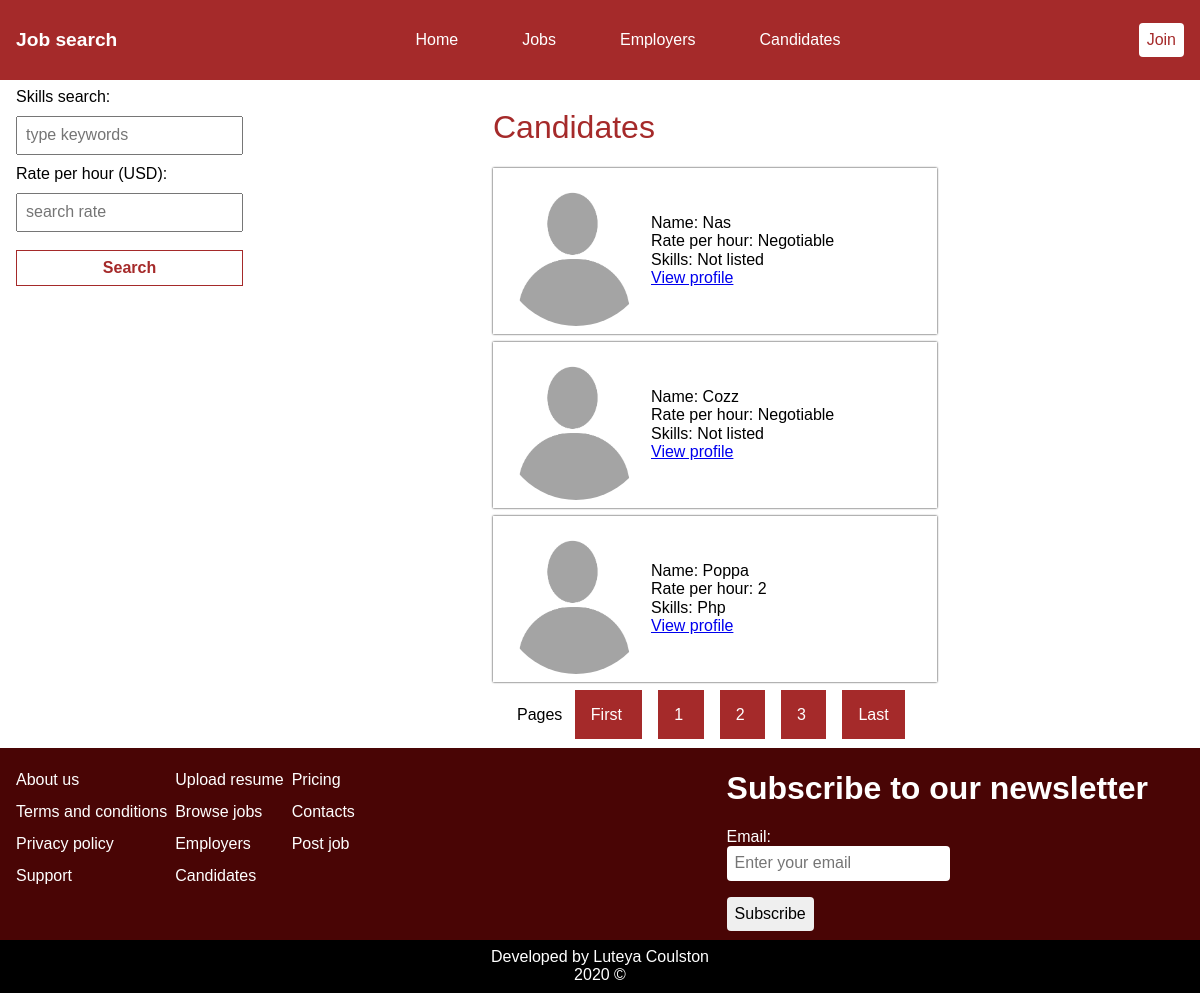
Before: /candidates.php?page=3 with the older database file.
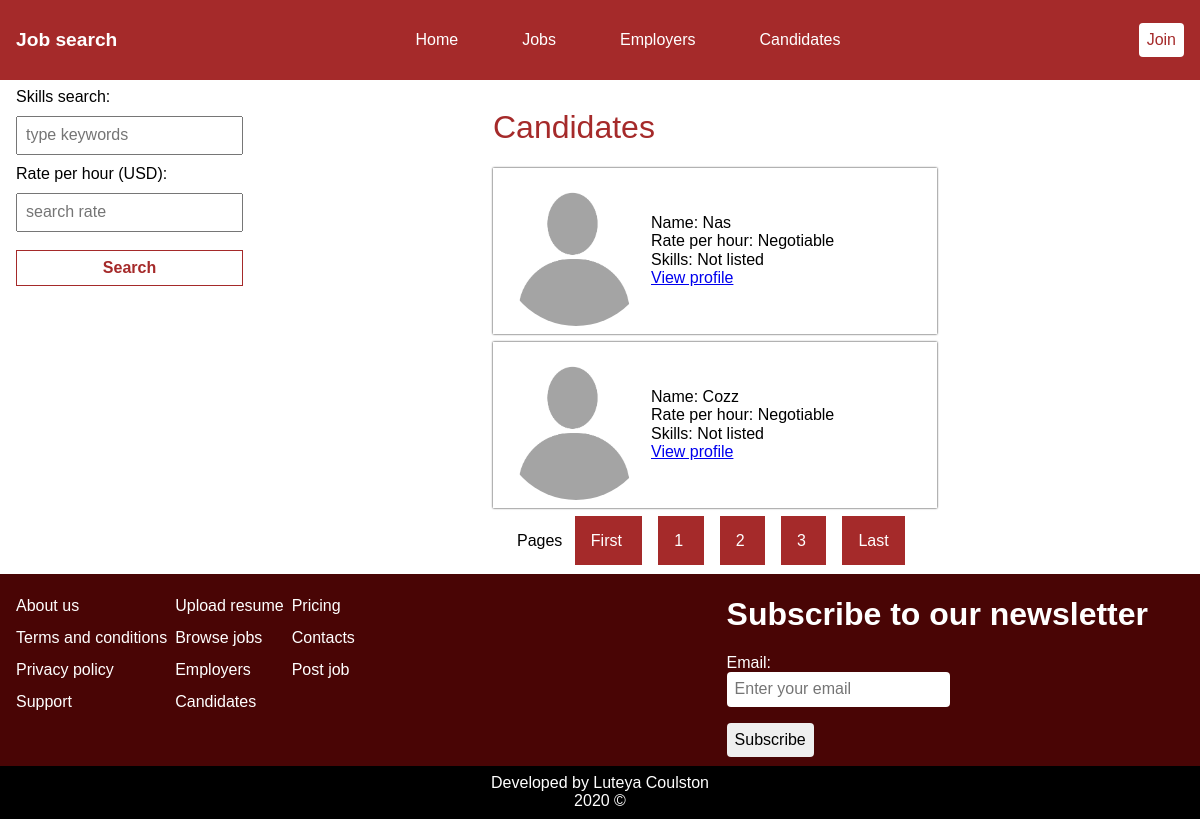
After: the same page with the newer database file.
### tables this page shows
CREATE TABLE `users` (
  `id` int(11) NOT NULL,
  `first_name` varchar(50) NOT NULL,
  `email` varchar(100) NOT NULL,
  `gender` tinytext NOT NULL,
  `username` varchar(100) NOT NULL,
  `about` text DEFAULT NULL,
  `position` tinytext NOT NULL,
  `rate` int(11) DEFAULT NULL,
  `skills` char(150) NOT NULL,
  `password` text NOT NULL,
  `profile_pic` text DEFAULT NULL,
  `date_created` timestamp NOT NULL DEFAULT current_timestamp()
);

### Classes/Database_Functions.php (called while the page is built, shortened)
<?php
class Database_Table
{
    private $table;
    public function __construct(\PDO $pdo, $table)
    {
        $this->pdo = $pdo;
        $this->table = $table;
    }
    private function query($sql, $parameters = [])
    {
        $query = $this->pdo->prepare($sql);
        $query->execute($parameters);
        return $query;
    }
    public function findAll($key = null, $value = null)
    {
        $parameters = [];
        $query = 'SELECT * FROM `' . $this->table . '` ';
        if ($key != null && $value != null) {
            $query .= 'WHERE `' . $key . '` = :key';
            $parameters = ['key' => $value];
        }
        $result = $this->query($query, $parameters);
        return $result->fetchAll();
    }
    public function limit_query(int $start, int $end, string $column = null, string $value = null)
    {
        $parameters = [];
        $query = 'SELECT * FROM `' . $this->table . '`';
        if ($column !== null && $value !== null) {
            $query .= ' WHERE `' . $column . '` = :column';
            $parameters = ['column' => $value];
        }
        $query .= ' LIMIT ' . $start . ',' . $end;
        $result = $this->query($query, $parameters);
        return $result;
    }
}

### templates/candidates.html.php (the view)
<div class="container candidates-page">
    <aside>
        <form action="" method="post">
            <label for="Skills search">Skills search:</label> <br>
            <input type="text" name="skills_search" placeholder="type keywords"> <br>
            <label for="Rate">Rate per hour (USD):</label> <br>
            <input type="text" name="rate_search" placeholder="search rate"> <br>
            <input type="submit" value="Search">
        </form>
    </aside>
    <section class="candidates-section">
        <h1 class="title">Candidates</h1>
        <?php while ($candidate = $result->fetch()): ?>
            <div class="candidate">
                <?php
                if (empty($candidate['profile_url'])) {
                    echo '<img src="../assets/user_images/default.png"
                    alt="$candidate[\'first_name\']" class="candidate_image">';
                }
                ?>
                <div class="candidate_details">
                    <div class="candidate_name">Name: <?= $candidate['first_name'] ?></div>
                    <div class="candidate_rate">Rate per hour: <?= $candidate['rate'] == 0 ? 'Negotiable' : $candidate['rate'] ?></div>
                    <div class="candidate_skills"> Skills: <?= $candidate['skills'] == '' ? 'Not listed' : $candidate['skills'] ?> </div>
                    <a href="profile.php?username=<?=$candidate['username']?>">View profile</a>
                </div>
            </div>
        <?php endwhile;?>
        <div class="pagination">
        <?='Pages '.$links; ?>
        </div>
    </section>
</div>

### public/candidates.php (shortened to what this page needs)
<?php
try {
    include __DIR__ . '../../includes/Config.php';
    include __DIR__ . '../../Classes/Database_Functions.php';
    $users_table = new Database_Table($pdo, 'users');
    $all_candidates = $users_table->findAll('position', 'candidate');
    $results_per_page = 3;
    $total_result = count($all_candidates);
    $number_of_pages = ceil($total_result / $results_per_page);
    if (!isset($_GET['page']) || !$_GET['page'] >= 1) {
        $page = 1;
    } else {
        $page = $_GET['page'];
    }
    $page_limit = ($page - 1) * $results_per_page;
    $result = $users_table->limit_query($page_limit, $results_per_page, 'position', 'candidate');
    $links = '';
    $links .= '<a href = "candidates.php?page=1" class="pagination_link"> First </a>';
    for ($page = 1; $page <= $number_of_pages; $page++) {
        $links .= '<a href = "candidates.php?page=' . $page . '" class="pagination_link">' . $page . ' </a>';
    }
    $links .= '<a href = "candidates.php?page=' . $number_of_pages . '" class="pagination_link"> Last </a>';
    include __DIR__ . '../../templates/candidates.html.php';
} catch (PDOException $e) {
    echo 'ERROR: ' . $e->getMessage() . ' in ' . $e->getFile() . ' on line ' . $e->getLine();
}
include __DIR__ . '../../templates/layout.html.php';

Changed rows visible on the page:
no longer on this page (row edited): users: first_name "Poppa", rate "2", skills "Php"
